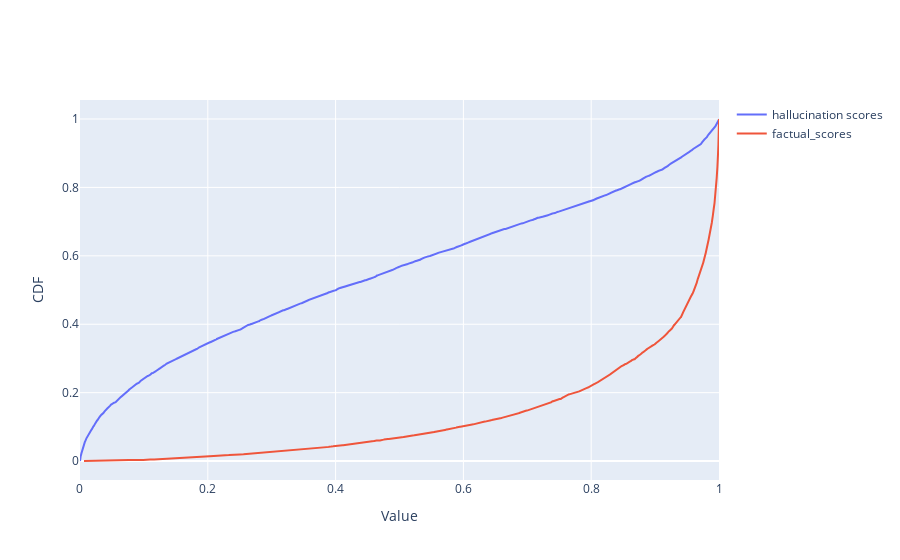

Write notebook code for a chart like this one.
### Code cell
hallucination_scores_flat = np.concatenate(hallucination_scores) 
factual_scores_flat = np.concatenate(factual_scores) 
plot_cdfs((hallucination_scores_flat, factual_scores_flat), ['hallucination scores', 'factual_scores'])

### Figure 1 — Plotly figure (JSON) as saved in the notebook; plotly's stock layout.template omitted (floating-point values rounded to 4 significant figures; data arrays with more than 128 entries replaced by an {"elided": "..."} marker saying what was removed)
{"data": [{"mode": "lines", "name": "hallucination scores", "type": "scatter", "x": {"elided": "4056 float values"}, "y": {"elided": "4056 float values"}}, {"mode": "lines", "name": "factual_scores", "type": "scatter", "x": {"elided": "3762 float values"}, "y": {"elided": "3762 float values"}}], "layout": {"autosize": true, "xaxis": {"autorange": true, "range": [9.662e-06, 1.0], "title": {"text": "Value"}, "type": "linear"}, "yaxis": {"autorange": true, "range": [-0.0553, 1.056], "title": {"text": "CDF"}, "type": "linear"}}}
